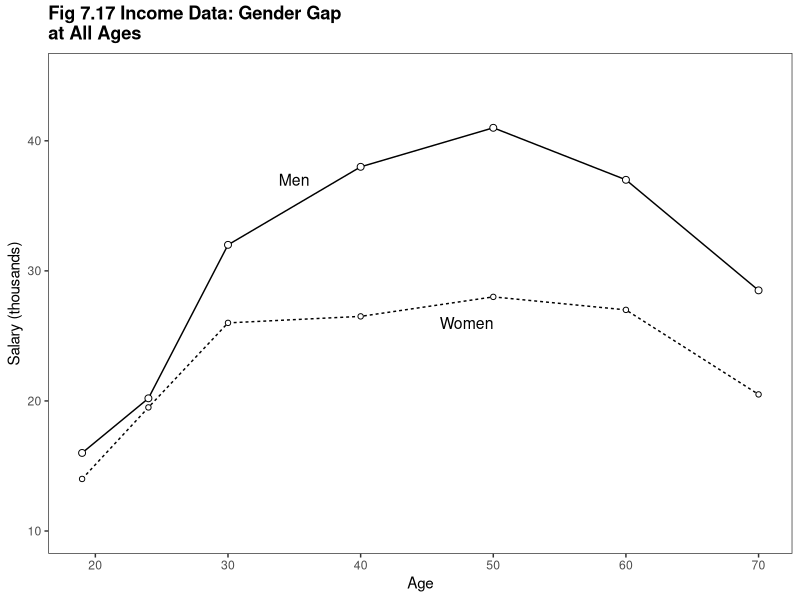
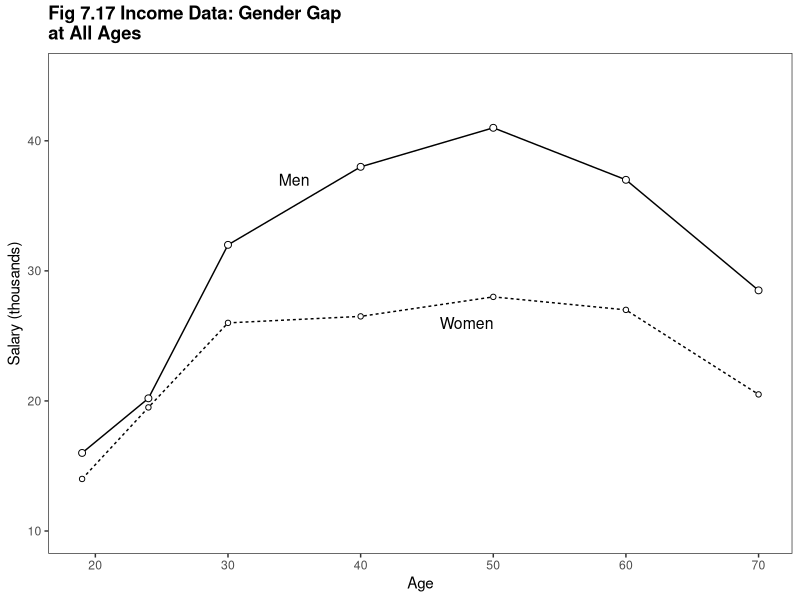

Write the R code that produced these figures, in order.
library(ggplot2)
library(reshape2)

this_base <- "fig07-17_income-data-gender-gap-at-all-ages"

my_data <- data.frame(age = c(19, 24, 30, 40, 50, 60, 70),
                      men = c(16, 20.2, 32, 38, 41, 37, 28.5),
                      women = c(14, 19.5, 26, 26.5, 28, 27, 20.5))

my_data_long <- melt(my_data, "age")

p <- ggplot(my_data_long, aes(x = age, y = value)) +
  geom_line(aes(linetype = variable), show_guide = FALSE) +
  geom_point(aes(size = variable), shape = 21, fill = "white", 
             show_guide = FALSE) +
  annotate("text", x = c(35, 48), y = c(37, 26), size = 4,
           label = c("Men", "Women")) +
  scale_size_manual(values = c(2, 1.5)) +
  scale_y_continuous(breaks = c(10, 20, 30, 40), limits = c(10, 45)) +
  labs(x = "Age", y = "Salary (thousands)") +
  ggtitle("Fig 7.17 Income Data: Gender Gap\nat All Ages") +
  theme_bw() +
  theme(panel.grid.major = element_blank(),
        panel.grid.minor = element_blank(),
        plot.title = element_text(size = rel(1.2), face = "bold", vjust = 1.5))

p

ggsave(paste0(this_base, ".png"), p, width = 6, height = 5)

## note: my_data is estimated
